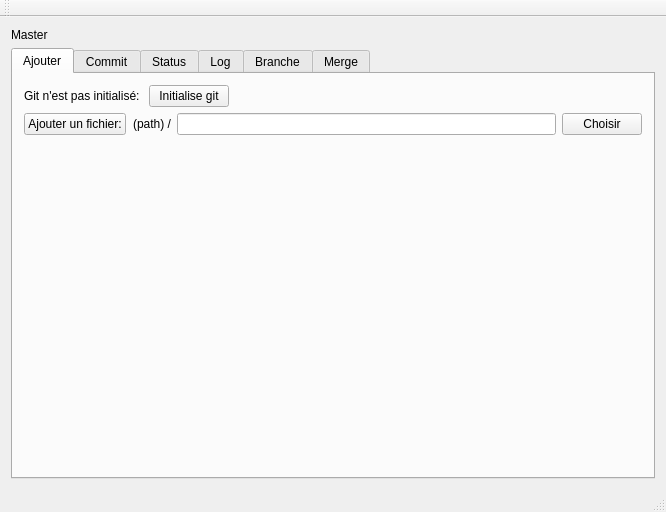
<?xml version="1.0" encoding="UTF-8"?>
<ui version="4.0">
 <class>MainWindow</class>
 <widget class="QMainWindow" name="MainWindow">
  <property name="geometry">
   <rect>
    <x>0</x>
    <y>0</y>
    <width>666</width>
    <height>512</height>
   </rect>
  </property>
  <property name="windowTitle">
   <string>MainWindow</string>
  </property>
  <widget class="QWidget" name="centralWidget">
   <layout class="QVBoxLayout" name="verticalLayout">
    <item>
     <widget class="QLabel" name="label">
      <property name="text">
       <string>Master</string>
      </property>
     </widget>
    </item>
    <item>
     <widget class="QTabWidget" name="tabWidget">
      <property name="currentIndex">
       <number>0</number>
      </property>
      <widget class="QWidget" name="addTab">
       <attribute name="title">
        <string>Ajouter</string>
       </attribute>
       <layout class="QGridLayout" name="gridLayout_2">
        <item row="0" column="0">
         <layout class="QGridLayout" name="gridLayout">
          <item row="0" column="2">
           <spacer name="horizontalSpacer">
            <property name="orientation">
             <enum>Qt::Horizontal</enum>
            </property>
            <property name="sizeHint" stdset="0">
             <size>
              <width>40</width>
              <height>20</height>
             </size>
            </property>
           </spacer>
          </item>
          <item row="0" column="0">
           <widget class="QLabel" name="label_2">
            <property name="text">
             <string>Git n'est pas initialisé: </string>
            </property>
           </widget>
          </item>
          <item row="0" column="1">
           <widget class="QPushButton" name="pushButton">
            <property name="toolTip">
             <string>Initialise git.</string>
            </property>
            <property name="text">
             <string>Initialise git</string>
            </property>
           </widget>
          </item>
         </layout>
        </item>
        <item row="2" column="0">
         <layout class="QGridLayout" name="gridLayout_3">
          <item row="0" column="0">
           <widget class="QPushButton" name="pushButton_2">
            <property name="toolTip">
             <string>Ajoute un fichier.</string>
            </property>
            <property name="text">
             <string>Ajouter un fichier:</string>
            </property>
           </widget>
          </item>
          <item row="0" column="2">
           <widget class="QLineEdit" name="chooseFileAddLineEdit">
            <property name="toolTip">
             <string>&lt;html&gt;&lt;head/&gt;&lt;body&gt;&lt;p&gt;Mettre le nom du fichier.&lt;/p&gt;&lt;/body&gt;&lt;/html&gt;</string>
            </property>
           </widget>
          </item>
          <item row="0" column="3">
           <widget class="QPushButton" name="pushButton_3">
            <property name="toolTip">
             <string>Chosir un fichier.</string>
            </property>
            <property name="text">
             <string>Choisir</string>
            </property>
           </widget>
          </item>
          <item row="0" column="1">
           <widget class="QLabel" name="chooseFileAddLabel">
            <property name="text">
             <string>(path) /</string>
            </property>
            <property name="alignment">
             <set>Qt::AlignRight|Qt::AlignTrailing|Qt::AlignVCenter</set>
            </property>
           </widget>
          </item>
         </layout>
        </item>
        <item row="3" column="0">
         <spacer name="verticalSpacer">
          <property name="orientation">
           <enum>Qt::Vertical</enum>
          </property>
          <property name="sizeHint" stdset="0">
           <size>
            <width>20</width>
            <height>40</height>
           </size>
          </property>
         </spacer>
        </item>
       </layout>
      </widget>
      <widget class="QWidget" name="commitTab">
       <attribute name="title">
        <string>Commit</string>
       </attribute>
      </widget>
      <widget class="QWidget" name="statusTab">
       <attribute name="title">
        <string>Status</string>
       </attribute>
       <layout class="QVBoxLayout" name="verticalLayout_2">
        <item>
         <layout class="QHBoxLayout" name="horizontalLayout">
          <item>
           <widget class="QPushButton" name="updateStatusButton">
            <property name="text">
             <string>Actualiser</string>
            </property>
           </widget>
          </item>
          <item>
           <spacer name="horizontalSpacer_2">
            <property name="orientation">
             <enum>Qt::Horizontal</enum>
            </property>
            <property name="sizeHint" stdset="0">
             <size>
              <width>40</width>
              <height>20</height>
             </size>
            </property>
           </spacer>
          </item>
         </layout>
        </item>
        <item>
         <widget class="QPlainTextEdit" name="statusPlainTextEdit">
          <property name="readOnly">
           <bool>true</bool>
          </property>
          <property name="plainText">
           <string/>
          </property>
         </widget>
        </item>
       </layout>
      </widget>
      <widget class="QWidget" name="logTab">
       <attribute name="title">
        <string>Log</string>
       </attribute>
       <layout class="QVBoxLayout" name="verticalLayout_3">
        <item>
         <layout class="QHBoxLayout" name="horizontalLayout_2">
          <item>
           <widget class="QPushButton" name="updateLogButton">
            <property name="text">
             <string>Actualiser</string>
            </property>
           </widget>
          </item>
          <item>
           <spacer name="horizontalSpacer_3">
            <property name="orientation">
             <enum>Qt::Horizontal</enum>
            </property>
            <property name="sizeHint" stdset="0">
             <size>
              <width>40</width>
              <height>20</height>
             </size>
            </property>
           </spacer>
          </item>
         </layout>
        </item>
        <item>
         <widget class="QPlainTextEdit" name="logPlainTextEdit">
          <property name="readOnly">
           <bool>true</bool>
          </property>
         </widget>
        </item>
       </layout>
      </widget>
      <widget class="QWidget" name="branchTab">
       <attribute name="title">
        <string>Branche</string>
       </attribute>
       <layout class="QVBoxLayout" name="verticalLayout_4">
        <item>
         <layout class="QHBoxLayout" name="horizontalLayout_3">
          <item>
           <widget class="QPushButton" name="updateBranchButton">
            <property name="text">
             <string>Actualiser</string>
            </property>
           </widget>
          </item>
          <item>
           <spacer name="horizontalSpacer_4">
            <property name="orientation">
             <enum>Qt::Horizontal</enum>
            </property>
            <property name="sizeHint" stdset="0">
             <size>
              <width>40</width>
              <height>20</height>
             </size>
            </property>
           </spacer>
          </item>
         </layout>
        </item>
        <item>
         <widget class="QPlainTextEdit" name="branchPlainTextEdit">
          <property name="readOnly">
           <bool>true</bool>
          </property>
          <property name="plainText">
           <string/>
          </property>
         </widget>
        </item>
       </layout>
      </widget>
      <widget class="QWidget" name="mergeTab">
       <attribute name="title">
        <string>Merge</string>
       </attribute>
      </widget>
     </widget>
    </item>
   </layout>
  </widget>
  <widget class="QMenuBar" name="menuBar">
   <property name="geometry">
    <rect>
     <x>0</x>
     <y>0</y>
     <width>666</width>
     <height>22</height>
    </rect>
   </property>
  </widget>
  <widget class="QToolBar" name="mainToolBar">
   <attribute name="toolBarArea">
    <enum>TopToolBarArea</enum>
   </attribute>
   <attribute name="toolBarBreak">
    <bool>false</bool>
   </attribute>
  </widget>
  <widget class="QStatusBar" name="statusBar"/>
 </widget>
 <layoutdefault spacing="6" margin="11"/>
 <resources/>
 <connections/>
</ui>
